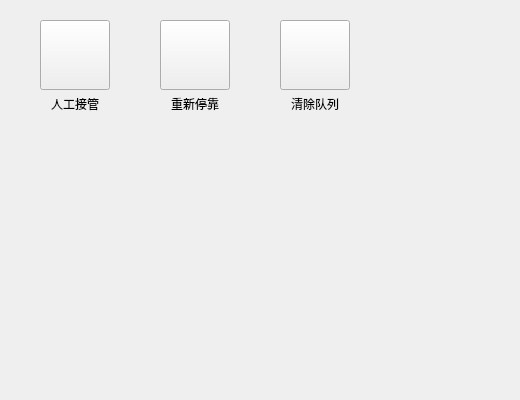
<?xml version="1.0" encoding="UTF-8"?>
<ui version="4.0">
 <class>AbnormalDigger</class>
 <widget class="QWidget" name="AbnormalDigger">
  <property name="geometry">
   <rect>
    <x>0</x>
    <y>0</y>
    <width>520</width>
    <height>400</height>
   </rect>
  </property>
  <property name="windowTitle">
   <string>Form</string>
  </property>
  <layout class="QGridLayout" name="gridLayout">
   <property name="leftMargin">
    <number>40</number>
   </property>
   <property name="topMargin">
    <number>20</number>
   </property>
   <property name="rightMargin">
    <number>40</number>
   </property>
   <property name="bottomMargin">
    <number>20</number>
   </property>
   <property name="horizontalSpacing">
    <number>50</number>
   </property>
   <property name="verticalSpacing">
    <number>40</number>
   </property>
   <item row="0" column="0">
    <layout class="QVBoxLayout" name="verticalLayout">
     <property name="spacing">
      <number>0</number>
     </property>
     <item>
      <widget class="QPushButton" name="abnormalManBtn">
       <property name="minimumSize">
        <size>
         <width>70</width>
         <height>70</height>
        </size>
       </property>
       <property name="maximumSize">
        <size>
         <width>70</width>
         <height>70</height>
        </size>
       </property>
       <property name="text">
        <string/>
       </property>
       <property name="checkable">
        <bool>true</bool>
       </property>
      </widget>
     </item>
     <item>
      <widget class="QLabel" name="abnormalManBtnLabel">
       <property name="minimumSize">
        <size>
         <width>70</width>
         <height>28</height>
        </size>
       </property>
       <property name="maximumSize">
        <size>
         <width>70</width>
         <height>28</height>
        </size>
       </property>
       <property name="text">
        <string>人工接管</string>
       </property>
       <property name="alignment">
        <set>Qt::AlignCenter</set>
       </property>
      </widget>
     </item>
    </layout>
   </item>
   <item row="0" column="1">
    <layout class="QVBoxLayout" name="verticalLayout_2">
     <property name="spacing">
      <number>0</number>
     </property>
     <item>
      <widget class="QPushButton" name="abnormalRestopBtn">
       <property name="minimumSize">
        <size>
         <width>70</width>
         <height>70</height>
        </size>
       </property>
       <property name="maximumSize">
        <size>
         <width>70</width>
         <height>70</height>
        </size>
       </property>
       <property name="text">
        <string/>
       </property>
       <property name="checkable">
        <bool>true</bool>
       </property>
      </widget>
     </item>
     <item>
      <widget class="QLabel" name="abnormalRestopBtnLabel">
       <property name="minimumSize">
        <size>
         <width>70</width>
         <height>28</height>
        </size>
       </property>
       <property name="maximumSize">
        <size>
         <width>70</width>
         <height>28</height>
        </size>
       </property>
       <property name="text">
        <string>重新停靠</string>
       </property>
       <property name="alignment">
        <set>Qt::AlignCenter</set>
       </property>
      </widget>
     </item>
    </layout>
   </item>
   <item row="0" column="2">
    <layout class="QVBoxLayout" name="verticalLayout_3">
     <property name="spacing">
      <number>0</number>
     </property>
     <item>
      <widget class="QPushButton" name="abnormalClearListBtn">
       <property name="minimumSize">
        <size>
         <width>70</width>
         <height>70</height>
        </size>
       </property>
       <property name="maximumSize">
        <size>
         <width>70</width>
         <height>70</height>
        </size>
       </property>
       <property name="text">
        <string/>
       </property>
       <property name="checkable">
        <bool>true</bool>
       </property>
      </widget>
     </item>
     <item>
      <widget class="QLabel" name="abnormalClearListBtnLabel">
       <property name="minimumSize">
        <size>
         <width>70</width>
         <height>28</height>
        </size>
       </property>
       <property name="maximumSize">
        <size>
         <width>70</width>
         <height>28</height>
        </size>
       </property>
       <property name="text">
        <string>清除队列</string>
       </property>
       <property name="alignment">
        <set>Qt::AlignCenter</set>
       </property>
      </widget>
     </item>
    </layout>
   </item>
   <item row="0" column="3">
    <spacer name="horizontalSpacer">
     <property name="orientation">
      <enum>Qt::Horizontal</enum>
     </property>
     <property name="sizeHint" stdset="0">
      <size>
       <width>71</width>
       <height>20</height>
      </size>
     </property>
    </spacer>
   </item>
   <item row="1" column="0">
    <spacer name="verticalSpacer">
     <property name="orientation">
      <enum>Qt::Vertical</enum>
     </property>
     <property name="sizeHint" stdset="0">
      <size>
       <width>20</width>
       <height>217</height>
      </size>
     </property>
    </spacer>
   </item>
  </layout>
 </widget>
 <resources/>
 <connections/>
</ui>
